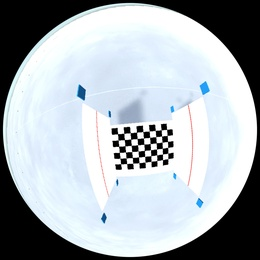
%> input picture Calib_Experience/image11_3.jpg, 260 x 260 px, shrunk from 1920 x 1920 before the run
$ octave --eval "result = border_blobs_R(rgb2gray(imread('image11_3.jpg')));"   (GNU Octave 9; MATLAB toolbox functions it lacks are replaced by stand-ins)
%> lines starting %> are read from the running program, lines starting %| are printed output that depends on the picture; in (x1, y1, x2, y2) boxes, pixels count from 0 and x2, y2 are one past the last pixel; in counts of white or black regions, pixels touching at a corner belong together; the program's own positions count from 1
### Calib_Experience/intersections_v_points.m
function [Cent1] = intersections_v_points(C)

x_1 = C(2,:);
z_1 = C(1,:);
plot(z_1,x_1,'mo');
hold on
fitobject=fit(z_1',x_1','poly4','Normalize','on','Robust','Bisquare');
plot(fitobject);
v = 1;
z_1 = sort(z_1);
for i = z_1(1):z_1(length(z_1))
	x(v) = i;
    y(v) = fitobject(x(v));
    v = v+1;
end
plot(x,y,'bo');
hold off
Cent1=[x;y];
end

### Calib_Experience/border_blobs_R.m
function [Cent,Cent1,idx]=border_blobs_R(BW)

% find blobs
% Apply bwlabel to the image
[labelledImage, numLabels] = bwlabel(BW);
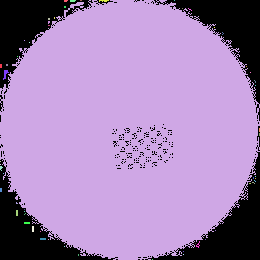
%> labelledImage: size 260x260 double; 59 distinct labels, from 0 to 58; one colour per label, 0 black
%> numLabels = 58

aaa = {};
%// For each label...
for idx = 1 : numLabels

    %// Create a mask for this particular blob
    mask = labelledImage == idx;
    aaa{idx} = mask;
    %// Apply regionprops on this mask only
    stats = regionprops(mask, 'all');

    %// Use stats and mask in however way you see fit
    %// ...
    %// ...
end
%> this loop made 58 passes
%> pass 1, in border_blobs_R, `mask = labelledImage == idx;`:
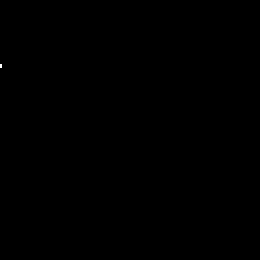
%> mask: size 260x260 logical; 0.01% white; 1 white region (1 under 20 px)
%> pass 2, in border_blobs_R, `mask = labelledImage == idx;`:
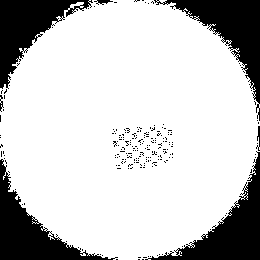
%> mask: size 260x260 logical; 78.6% white; 216 black regions (209 under 20 px), largest, box (x1, y1, x2, y2) and area: (145, 151, 260, 260) 3629, (154, 0, 260, 121) 3582, (0, 159, 118, 260) 3439
%> after the loop, aaa = 58 items

%[height,width] = size(aaa{1});
[width,height] = size(aaa{1});
%> width = 260; height = 260

xx_1 = [];
zz_1 = [];
xx_ = [];
zz_ = [];
a=1;
for k = 1:idx
    for i = 1:width % working image region
        for j= 1:height
            if aaa{k}(i,j)>0
                m=[i;j]; % image pixels
                xx_1{k}(a) = i;
                zz_1{k}(a) = j;
                a=a+1;
            end
        end
    end
    a=1;
end
%> after the loop, m = [136; 260]; xx_1 = 58 items; zz_1 = 58 items

%
C = [xx_1{1};zz_1{1}];
%> C = [65 65 66 66 67 67 68 68; 1 2 1 2 1 2 1 2]
C1 = [xx_1{2};zz_1{2}];

Cent = C;
%> Cent = [65 65 66 66 67 67 68 68; 1 2 1 2 1 2 1 2]
Cent1 = C1;

Cent = intersections_v_points(Cent);
%> in intersections_v_points, `x_1 = C(2,:);`: x_1 = [1 2 1 2 1 2 1 2]
%> in intersections_v_points, `z_1 = C(1,:);`: z_1 = [65 65 66 66 67 67 68 68]
%> in intersections_v_points, `plot(z_1,x_1,'mo');`:
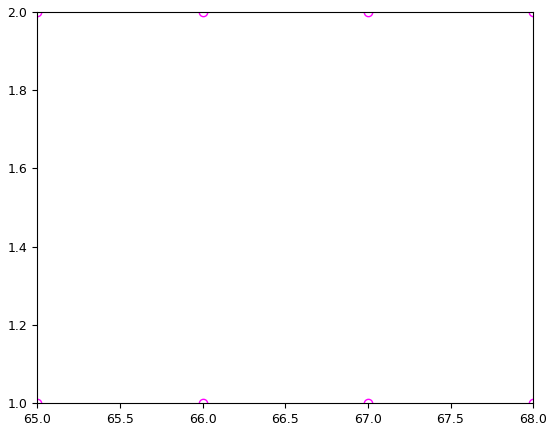
%> figure redrawn from the program's plot data
%> the run ends on the next line
Cent1 = intersections_v_points(Cent1);

figure;
imshow(~BW);
hold on
plot(Cent(2,:),Cent(1,:),'b*');
plot(Cent1(2,:),Cent1(1,:),'r*');
end
